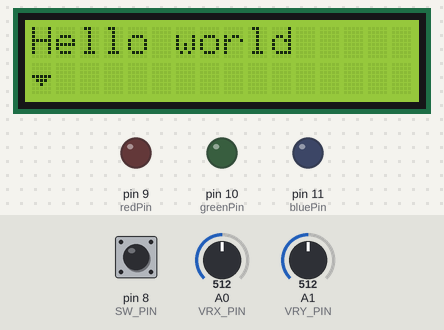
This sketch was run on a simulated Arduino Uno, built with avr-gcc and run on an emulated ATmega328P. Shown: 16×2 character LCD, output pins drawn as LEDs (lit = HIGH). The test bench sets the inputs (shaded band); at power-on: A1 (VRY_PIN) = 512, pin 8 (SW_PIN) HIGH, A0 (VRX_PIN) = 512. What the sketch prints to the serial monitor is not drawn.

Above: at 1.2 s.
1.3 s: A1 (VRY_PIN) set to 892
2.8 s: A1 (VRY_PIN) set to 911
At 2.93 s:
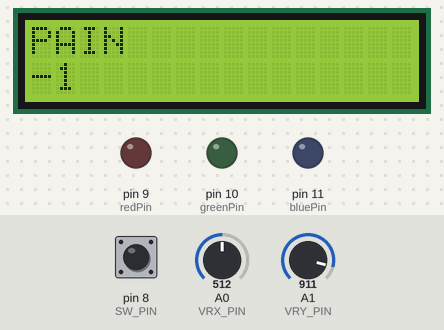
At 4.5 s:
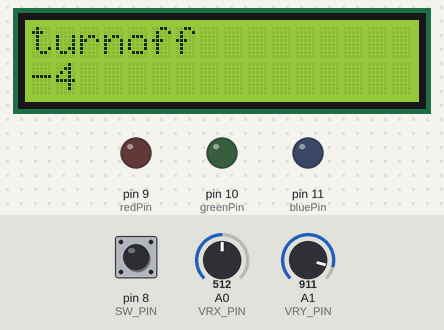
Timing chart, 0 to 6.0 s (numbered marks = the images above; inputs shaded):
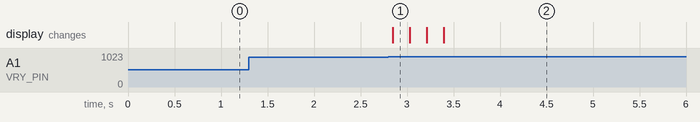

The sketch:

5._LCD_screen.ino
```cpp
// include the library code:
#include <LiquidCrystal.h>


// initialize the library by associating any needed LCD interface pin
// with the arduino pin number it is connected to
const int rs = 7, en = 6, d4 = 2, d5 = 3, d6 = 4, d7 = 5;
LiquidCrystal lcd(rs, en, d4, d5, d6, d7);

const int VRX_PIN = A0; // Arduino pin connected to VRX pin
const int VRY_PIN = A1; // Arduino pin connected to VRY pin

const int SW_PIN = 8;

const int redPin = 9;
const int greenPin = 10;
const int bluePin = 11;


int xValue = 0; // To store value of the X axis
int yValue = 0; // To store value of the Y axis
int bValue = 0; // store button state

// Define an enum type named "Color"
enum Color {
    HELLO_WORLD,    // 0
    RED_PAGE = -1,  // -1
    GREEN_PAGE = -2,    // -2
    BLUE_PAGE = -3,   //-3
    TURN_OFF_PAGE=-4  //-4
};


byte downArrow[8] = {
	0x0,0x0,0x0,0x1f,0xe,0x4,0x0,0x0
};

int pageState=0;

void setup() {
  Serial.begin(9600);
  pinMode(SW_PIN, INPUT_PULLUP);
  pinMode(VRX_PIN, INPUT);
  pinMode(VRY_PIN, INPUT);

  pinMode(redPin, OUTPUT);
  pinMode(greenPin, OUTPUT);
  pinMode(bluePin, OUTPUT);

  lcd.begin(16, 2);
  lcd.createChar(1, downArrow);

  lcd.setCursor(0, 0);
  lcd.print("hello world");
  // lcd.setCursor(0, 1);
  // lcd.write(1);
}


bool redOn = false;
bool greenOn = false;
bool blueOn = false;

void loop() {
    // setColor(196, 44, 29); // Red Color
    // delay(1000);
    // setColor(80, 125, 10); // Green Color
    // delay(1000);
  xValue = analogRead(VRX_PIN);
  yValue = analogRead(VRY_PIN);
  bValue = digitalRead(SW_PIN);
  Serial.print("x = ");
  Serial.print(xValue);
  Serial.print(", y = ");
  Serial.println(yValue);

  if(yValue < 300){
    pageState++;
  }
  else if (yValue > 900){
    pageState--;
  }


// handle different pageStates
  switch(pageState) {
    case HELLO_WORLD:
      updateDisplay("Hello world");
      lcd.setCursor(0, 1);
      lcd.write(1);
      break;
    case RED_PAGE:
      updateDisplay("PAIN");
      break;
    case GREEN_PAGE:
      updateDisplay("green");
      break;
    case BLUE_PAGE:
      updateDisplay("blue");
      break;
    case TURN_OFF_PAGE:
      updateDisplay("turnoff");
      break;
    default:
      if (pageState > 0 ){
        pageState = 0;
      }
      if (pageState <-4){
        pageState = -4;
      }
  }

  if (bValue<1){
    switch (pageState){
      case RED_PAGE:
        if (redOn) {
            setColor(0, 0, 0);  // Turn off LED
        }
        else {
            setColor(255, 0, 0);  // Set LED color to red
        }
        redOn = !redOn;  // Toggle the boolean variable
        break;
      case GREEN_PAGE:
        if (greenOn) {
            setColor(0, 0, 0);  // Turn off LED
        }
        else {
            setColor(0, 255, 0);  // Set LED color to red
        }
        greenOn = !greenOn;
        break;
      case BLUE_PAGE:
        if (blueOn){
          setColor(0,0,0);
        }
        else{
          setColor(0,0,255);
        }
        blueOn = !blueOn;
        break;
      // default:
      //   if (lightOn){
      //     lightOn = false;
      //     setColor(0,0,0);
      //   }
    }
  }
  delay(180);
}

void setColor(int redValue, int greenValue, int blueValue) {
  analogWrite(redPin, redValue);
  analogWrite(greenPin, greenValue);
  analogWrite(bluePin, blueValue);
}

void updateDisplay(String message){
    lcd.clear();
    lcd.setCursor(0, 0);
    lcd.print(message);
    lcd.setCursor(0, 1);
    lcd.print(pageState);
}
```

Measured:
- the behaviour switches between 900 and 901 on A1 (VRY_PIN) (found by bisection; images 0 and 1)
- after the input at 1.3 s, every drawn part: stays the same
- after the input at 2.8 s, the display: changes at once (image 1)
